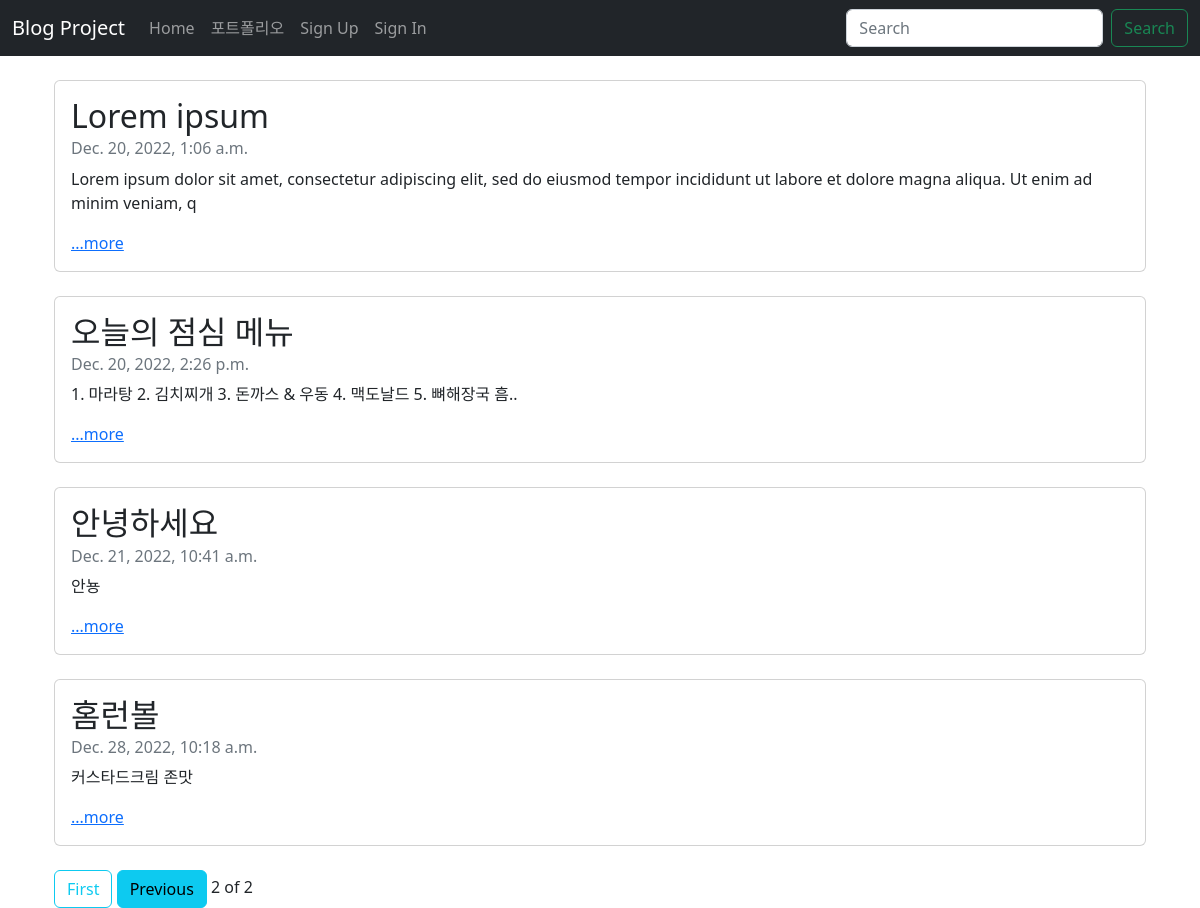
The app's page /?page=3, older data.
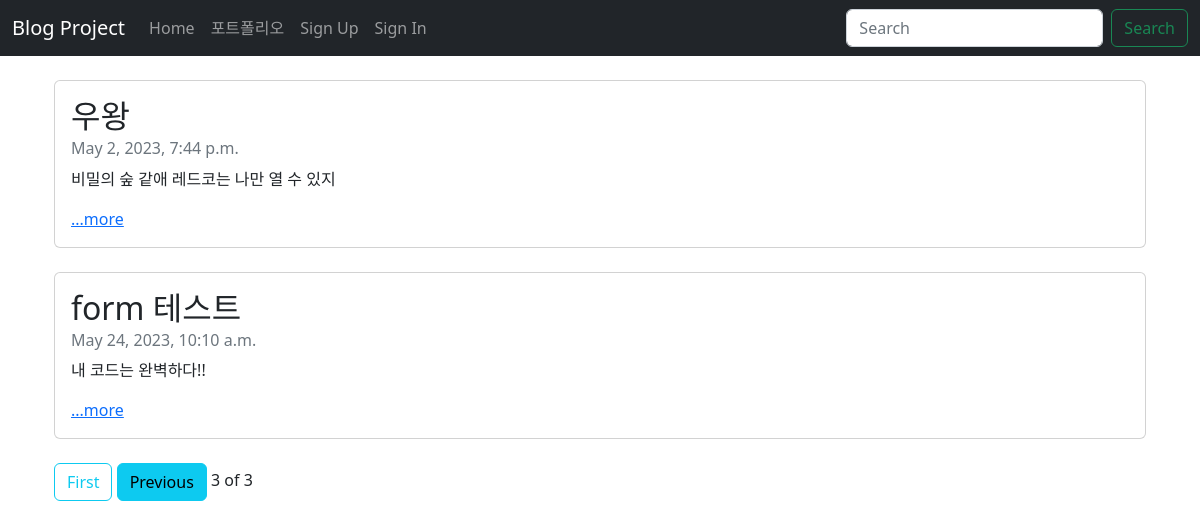
The same page, newer data.
### blog/models.py (models this page shows, shortened)
class Blog(models.Model):
    title = models.CharField(max_length=200)
    pub_date = models.DateTimeField('date published')
    body = models.TextField()
    def summary(self):   # 글 내용 요약 함수
        return self.body[:150]

### blog/views.py (the view)
# urls.py: 2. Add a URL to urlpatterns:  path('', views.home, name='home')
def home(request):
    blogs = Blog.objects   # 쿼리셋 # 메소드
    blog_list = Blog.objects.all()
    paginator = Paginator(blog_list, 4)
    page = request.GET.get('page')
    posts = paginator.get_page(page)
    return render(request, 'blog/home.html', {'blogs': blogs, 'posts': posts})

### blog/templates/blog/home.html (shortened to what this page needs)
{% extends 'base.html' %}
{% block content %}
    <div class="container">
        {% for blog in posts %}
        <div class="card">
            <div class="card-body">
                <h2 class="card-title">{{blog.title}}</h2>
                <h6 class="card-subtitle mb-2 text-muted">{{blog.pub_date}}</h6>
                <p class="card-text">{{blog.summary}}</p>
                <a href="{% url 'detail' blog.id %}" class="card-link">...more</a>
            </div>
        </div>
        <br>
        {% endfor %}
        {%if posts.has_previous%}
        <a class="btn btn-outline-info" href="?page=1">First</a>
        <a class="btn btn-info" href="?page={{posts.previous_page_number}}">Previous</a>
        {%endif%}
        <span>{{posts.number}}</span>
        <span>of</span>
        <span>{{posts.paginator.num_pages}}</span>
    </div>
{% endblock %}

Row changes from the older to the newer data that the page shows:
no longer on this page (row unchanged): Blog: title "Lorem ipsum", pub_date "Dec. 20, 2022, 1:06 a.m.", summary "Lorem ipsum dolor sit amet, consectetur adipiscing elit, sed do eiusmod tempor incididunt ut labore et dolore magna aliqua. Ut enim ad minim veniam, q"
no longer on this page (row unchanged): Blog: title "오늘의 점심 메뉴", pub_date "Dec. 20, 2022, 2:26 p.m.", summary "1. 마라탕 2. 김치찌개 3. 돈까스 & 우동 4. 맥도날드 5. 뼈해장국 흠.."
no longer on this page (row unchanged): Blog: title "안녕하세요", pub_date "Dec. 21, 2022, 10:41 a.m.", summary "안뇽"
no longer on this page (row unchanged): Blog: title "홈런볼", pub_date "Dec. 28, 2022, 10:18 a.m.", summary "커스타드크림 존맛"
added Blog: title "우왕", pub_date "May 2, 2023, 7:44 p.m.", summary "비밀의 숲 같애 레드코는 나만 열 수 있지"
added Blog: title "form 테스트", pub_date "May 24, 2023, 10:10 a.m.", summary "내 코드는 완벽하다!!"
Text that changed along with them:
{{ posts.number }}: "2" → "3"
{{ posts.paginator.num_pages }}: "2" → "3"
